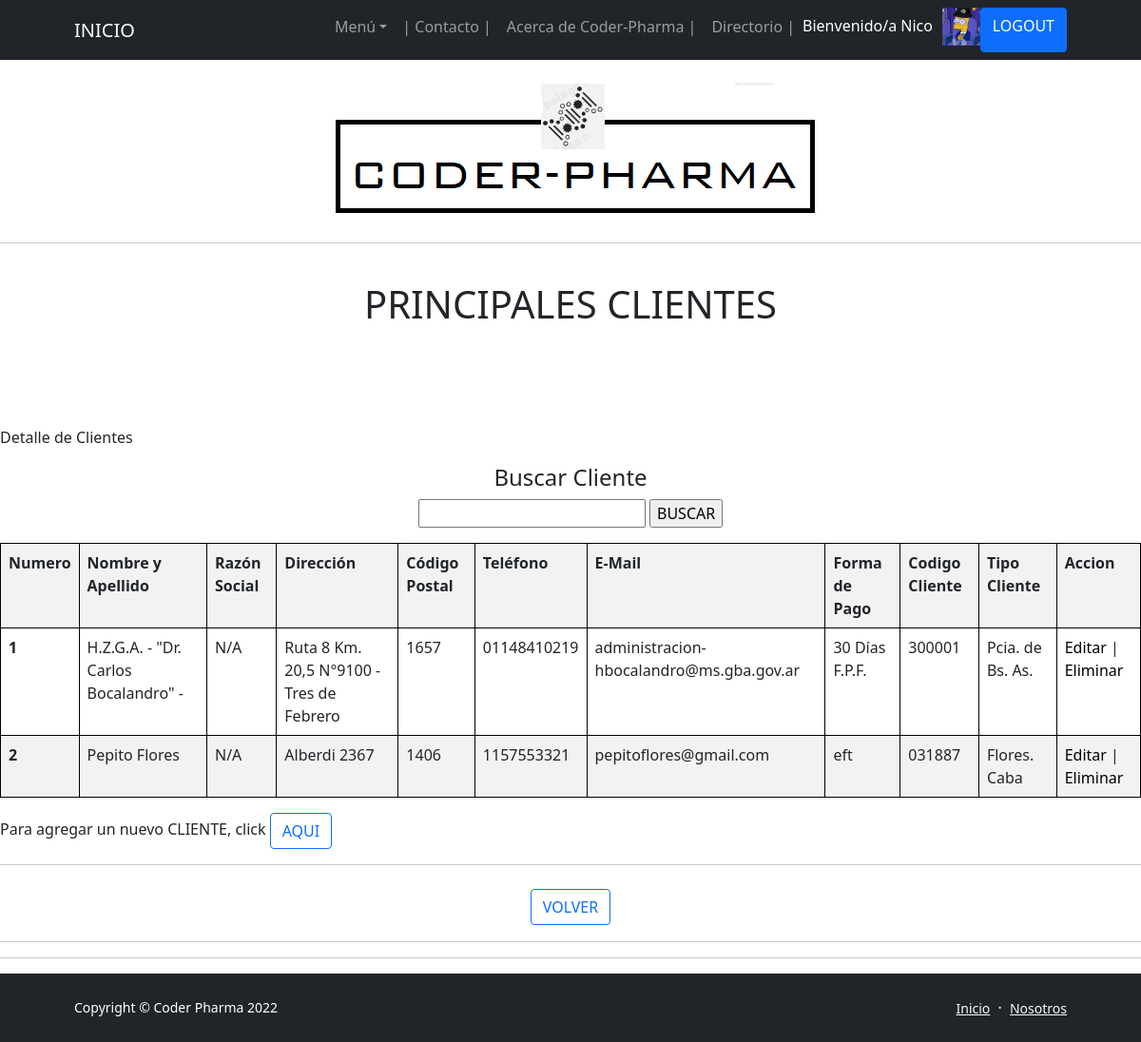
/App-Drogueria/Clientes (signed in), run on the app's committed database.
### App_DROGUERIA/models.py (models this page shows, shortened)
class CLIENTES(models.Model):
    nombre = models.CharField(max_length=50)
    apellido = models.CharField(max_length=50)
    razonSocial = models.CharField(max_length=50)
    direccion = models.CharField(max_length=50)
    codigoPostal = models.IntegerField()
    telefono = models.CharField(max_length=50)
    eMail = models.EmailField(max_length=50)
    form_pago = models.CharField(max_length=50)
    codigo_Cliente = models.CharField(max_length=50)
    tipo_Cliente= models.CharField(max_length=50) # Clinica, Hospitales, Ministerios, Municipio, Gobierno Provincial, etc

### App_DROGUERIA/views.py (the view)
# urls.py: path('Clientes', Clientes, name = "08_Clientes"),
def Clientes (request):
    clientes = CLIENTES.objects.all()
    try:
        avatar = Avatar.objects.get(usuario = request.user.id)
        return render(request,"08 - Clientes.html", {"Clientes": clientes, "url": avatar.imagen.url})
    except:
        return render(request,"08 - Clientes.html", {"Clientes": clientes})

### App_DROGUERIA/Templates/08 - Clientes.html
{% extends '00 - ORIGEN (b).html' %}
{% load static %}
{% block blockname %}
    <body>
        <br>
        <p class="text-center"><img class="img-fluid rounded mb-5 mb-lg-0" src="http://127.0.0.1:8000/media/imagenes/Membrete_Coder-Pharma.png" alt="..." /></p>
        <hr>
        <br>
        <h1 class="text-center"> PRINCIPALES CLIENTES </h1>
        <br>
        <br>
        <br>
        <br>
        <p> Detalle de Clientes </p>
        <center>
            <h4 class="text-center"> Buscar Cliente </h4>
            <form action="{% url '08_BuscarCliente' %}" method="GET"> {% csrf_token %}
            <p><input type="text" name="nombre">
            <input type="submit" value="BUSCAR">
            </p>
            <table class="table table-striped">
                <tr>
                    <th>Numero</th>
                    <th>Nombre y Apellido </th>
                    <th>Razón Social</th>
                    <th>Dirección</th>
                    <th>Código Postal</th>
                    <th>Teléfono</th>
                    <th>E-Mail</th>
                    <th>Forma de Pago</th>
                    <th>Codigo Cliente</th>
                    <th>Tipo Cliente</th>
                    <th>Accion</th>
                </tr>
                    {% for cliente in Clientes %}
                <tr>
                    <th scope="row">{{forloop.counter}}</th>
                    <td>{{cliente.nombre}} {{cliente.apellido}}</td>
                    <td>{{cliente.razonSocial}}</td>
                    <td>{{cliente.direccion}}</td>
                    <td>{{cliente.codigoPostal}}</td>
                    <td>{{cliente.telefono}}</td>
                    <td>{{cliente.eMail}}</td>
                    <td>{{cliente.form_pago}}</td>
                    <td>{{cliente.codigo_Cliente}}</td>
                    <td>{{cliente.tipo_Cliente}}</td>
                    <td>
                        <a style="color: black; text-decoration: none" href="{% url '08_EditaCliente' cliente.id %}">Editar</a> |
                        <a style="color: black; text-decoration: none" href="{% url '08_EliminaCliente' cliente.id %}">Eliminar</a>
                    </td>
                </tr>
                    {% endfor %}
            </table>
        </center>
        <p> Para agregar un nuevo CLIENTE, click  <a style="text-decoration: none;" href="{% url '08_AgregaCliente' %}" class="btn btn-outline-primary">AQUI</a> </p>
        <hr>
        <h1 class="text-center"><a href="{% url '04_AcercadeCoderPharma' %}" class="btn btn-outline-primary" disabled> VOLVER</a></h1>
        <hr><hr>
    </body>
</html>
{% endblock blockname %}

### App_DROGUERIA/Templates/00 - ORIGEN (b).html (shortened to what this page needs)
<!DOCTYPE html>
<html lang="es">
    <head>
        {% load static %}
        <link href="https://cdn.jsdelivr.net/npm/bootstrap-icons@1.5.0/font/bootstrap-icons.css" rel="stylesheet" />
        <link href="{% static 'css/styles.css' %}" rel="stylesheet" />
        <link href="css/styles.css" rel="stylesheet" />
    </head>
    <body class="d-flex flex-column h-100">
        <main class="flex-shrink-0">
            <nav class="navbar navbar-expand-lg navbar-dark bg-dark">
                <div class="container px-5">
                    <a class="navbar-brand" href="{% url '01_Inicio' %}">INICIO</a>
                    <div class="collapse navbar-collapse" id="navbarSupportedContent">
                        <ul class="navbar-nav ms-auto mb-2 mb-lg-0">
                            <li class="nav-item dropdown">
                                <a class="nav-link dropdown-toggle" id="navbarDropdownBlog" href="#" role="button" data-bs-toggle="dropdown" aria-expanded="false">Menú</a>
                            </li>
                            <li class="nav-item"><a class="nav-link" href="{% url '09_Contacto' %}"> | Contacto | </a></li>
                            <li class="nav-item"><a class="nav-link" href="{% url '04_AcercadeCoderPharma' %}">Acerca de Coder-Pharma | </a></li>
                            <li class="nav-item"><a class="nav-link" href="{% url '05_Directorio' %}">Directorio | </a></li>
                            {% if user.is_authenticated %}
                                <p style="color: rgb(255, 255, 255); text-decoration: none; margin-right: 10px; margin-top: 7px;">Bienvenido/a {{user.username}}  </p>
                                <img src="{{ url }}" height="40px" alt="Avatar">
                                <li class="btn btn-primary" disabled ><a style="color: rgb(255, 255, 255); text-decoration: none" href="{% url '11_Logout' %}">LOGOUT</a></li>
                            {% else %}
                                <li class="btn btn-primary" disabled ><a style="color: rgb(255, 255, 255); text-decoration: none" href="{% url '09_Login' %}">LOGIN</a></li>
                            {% endif %}
                        </ul>
                    </div>
                </div>
            </nav>
            {% block blockname %}
            {% endblock blockname %}
        <footer class="bg-dark py-4 mt-auto">
            <div class="container px-5">
                <div class="row align-items-center justify-content-between flex-column flex-sm-row">
                    <div class="col-auto"><div class="small m-0 text-white">Copyright &copy; Coder Pharma 2022</div></div>
                    <div class="col-auto">
                        <a class="link-light small" href="{% url '01_Inicio' %}">Inicio</a>
                        <span class="text-white mx-1">&middot;</span>
                        <a class="link-light small" href="{% url '05_Directorio' %}">Nosotros</a>
                    </div>
                </div>
            </div>
        </footer>
    </body>
</html>

### App_DROGUERIA/Templates/00 - ORIGEN (b).html (style rules this page uses)
table, th, td { border: 1px solid black; }

### data on the page
CLIENTES: nombre "H.Z.G.A. - \"Dr. Carlos Bocalandro\"", apellido "-", razonSocial "N/A", direccion "Ruta 8 Km. 20,5 N°9100 - Tres de Febrero", codigoPostal "1657", telefono "01148410219", eMail "administracion-hbocalandro@ms.gba.gov.ar", form_pago "30 Días F.P.F.", codigo_Cliente "300001", tipo_Cliente "Pcia. de Bs. As."
CLIENTES: nombre "Pepito", apellido "Flores", razonSocial "N/A", direccion "Alberdi 2367", codigoPostal "1406", telefono "1157553321", eMail "pepitoflores@gmail.com", form_pago "eft", codigo_Cliente "031887", tipo_Cliente "Flores. Caba"

### other printed values
{{ user.username }} "Nico"
